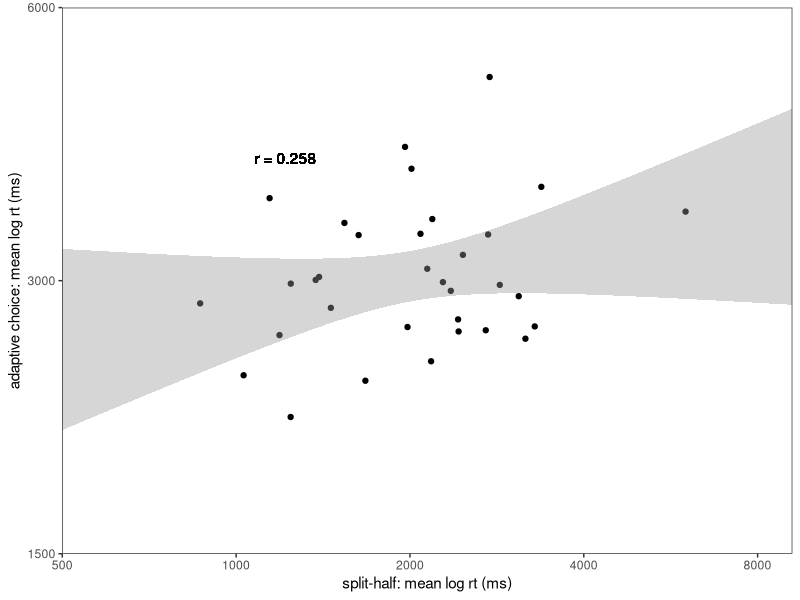
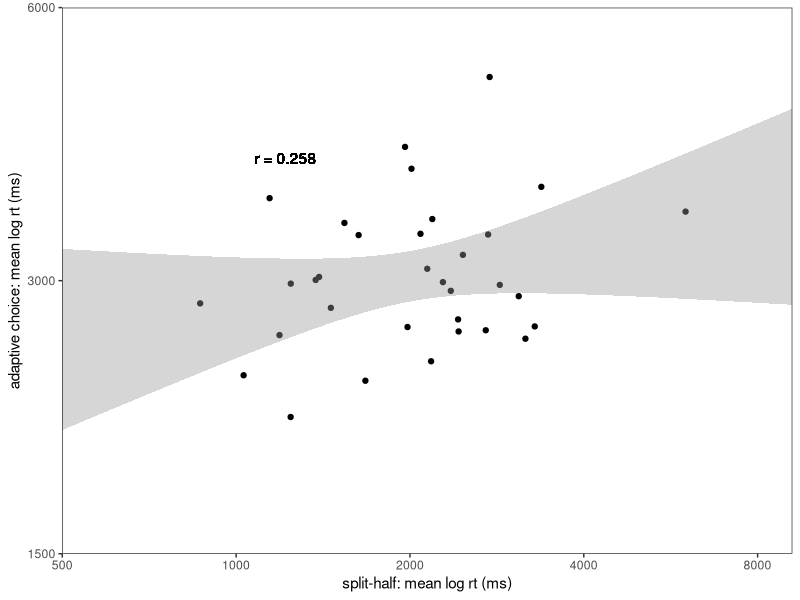
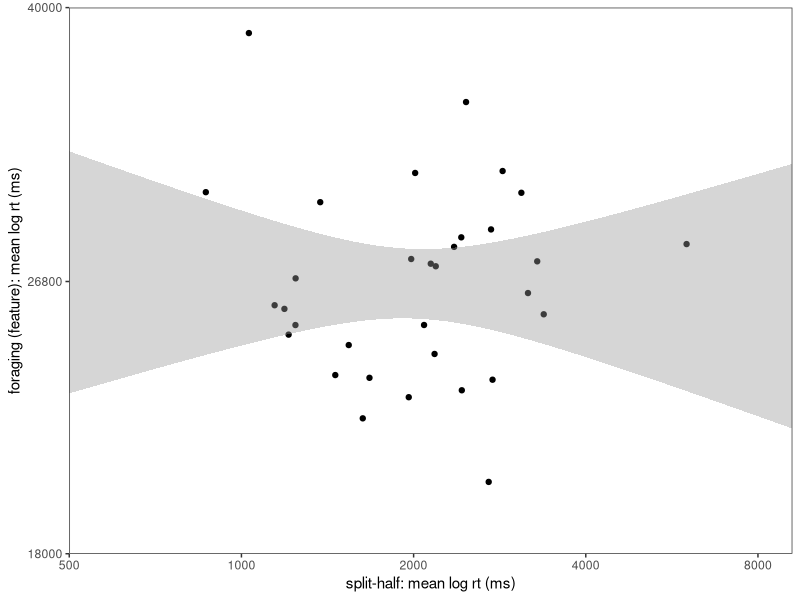
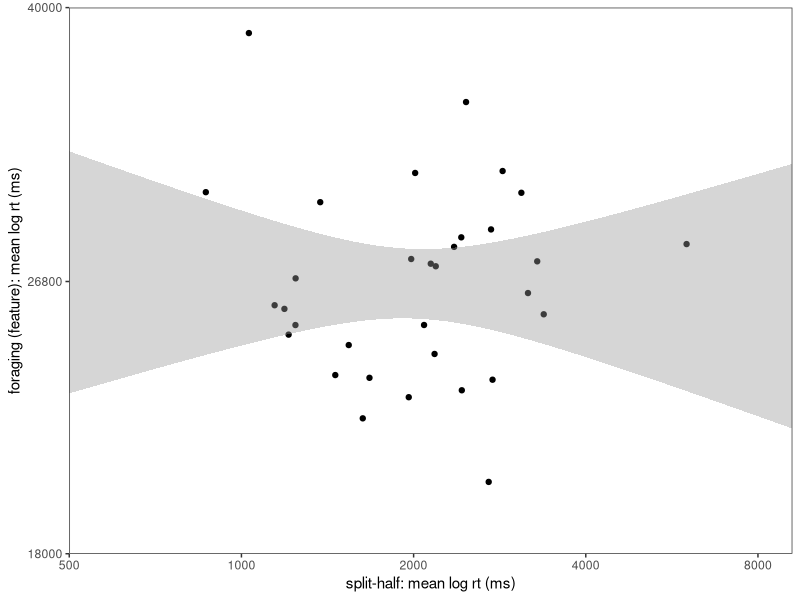
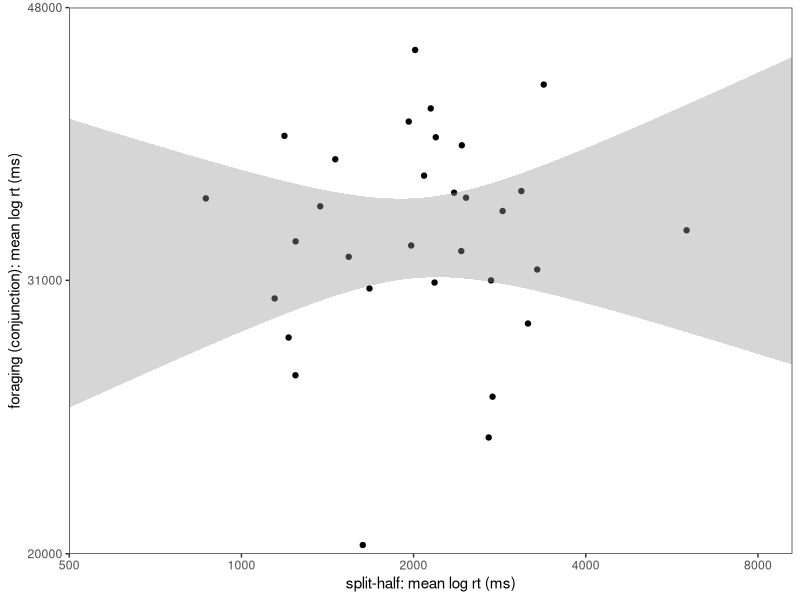
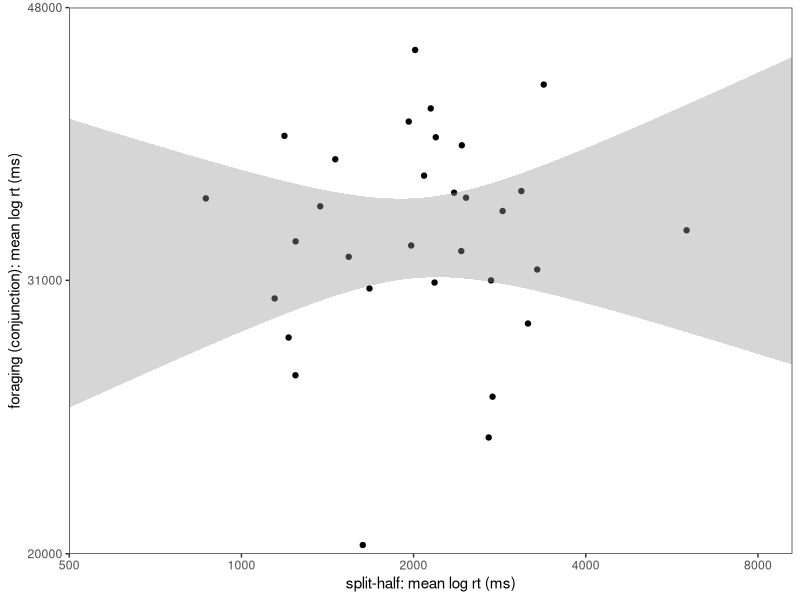
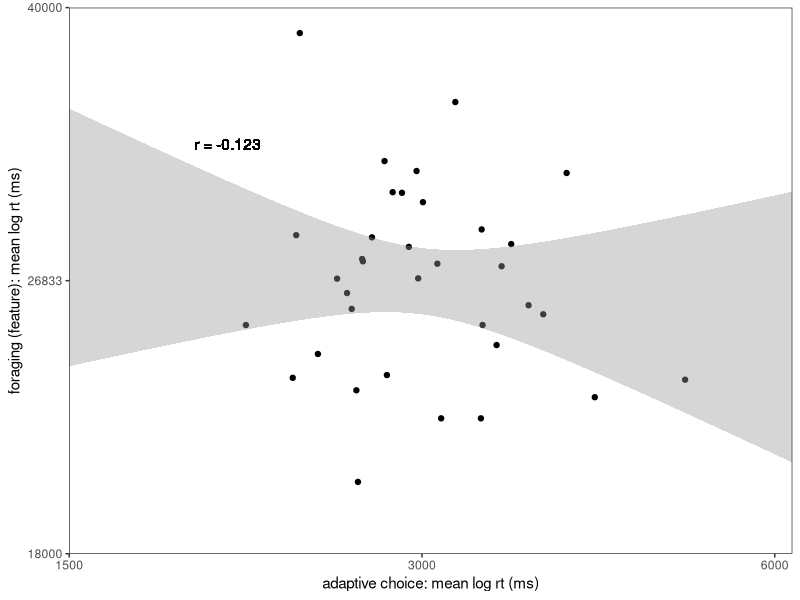
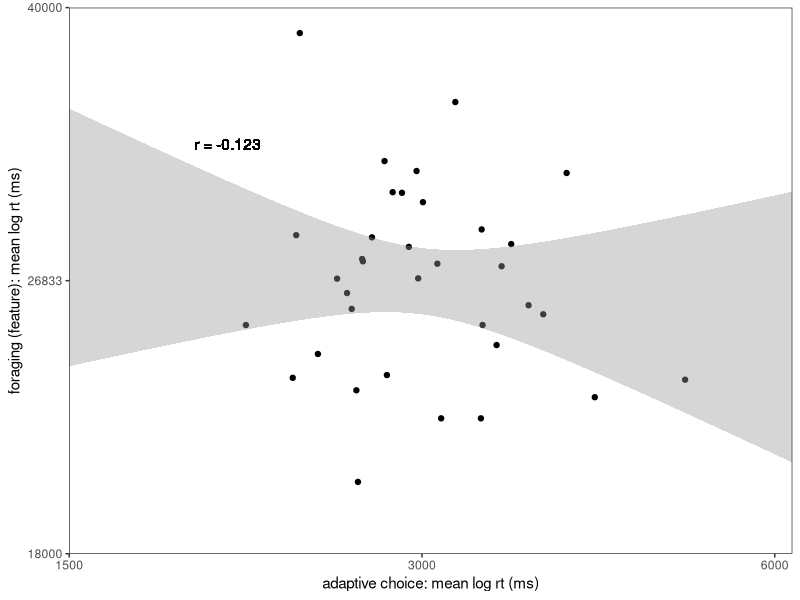

The R source for these figures, in order:
library(tidyverse)

figXn <- 6
figYn <- 4

dat <- read_csv("summaryData.csv")

############################################################
# first look at rt
############################################################

#  split-half v adaptive choice
r <- round(with(dat, cor.test(ls_mean_log_rt, ac_meanlog2rt)$estimate), 3)

x_labels = c(500, 1000, 2000, 4000, 8000)
x_breaks = log(x_labels, 2)

y_labels = c(1500, 3000, 6000)
y_breaks = log(y_labels, 2)

plt <- ggplot(dat, aes(x = ls_mean_log_rt, y = ac_meanlog2rt))
plt <- plt + geom_point() 
plt <- plt + geom_smooth(method = lm, colour = "black", fullrange = TRUE, linetype = 0)
plt <- plt + theme_bw()
plt <- plt + scale_x_continuous("split-half: mean log rt (ms)",
	  limits = c(8.9, 15), breaks = x_breaks, labels = x_labels, expand = c(0, 0))
plt <- plt + scale_y_continuous("adaptive choice: mean log rt (ms)",
	  limits = c(y_breaks[1], y_breaks[3] ), breaks = y_breaks, labels = y_labels, expand = c(0, 0))
plt <- plt + geom_text(label=paste("r =", r), x= 10.25, y=12)
plt <- plt + coord_cartesian(xlim=c(min(x_breaks),max(x_breaks)+0.2), ylim=c(y_breaks[1],max(y_breaks)))
plt <- plt + theme(
  panel.grid.major = element_blank(), 
  panel.grid.minor = element_blank())
# plt <- plt + ggtitle('Split-half and Attentional Control')
ggsave("scratch/ls_v_ac_mean_log2rt.pdf", width = figYn, height = figYn)
ggsave("scratch/ls_v_ac_mean_log2rt.png", width = figYn, height = figYn)

r_feat <- round(with(dat, cor.test(ls_mean_log_rt, fg_feat_log2)$estimate), 3)
r_cong <- round(with(dat, cor.test(ls_mean_log_rt, fg_conj_log2)$estimate), 3)

y_breaks = c(14.13571, 14.70995, 15.28771)
y_labels = round(2^y_breaks)

plt <- ggplot(dat, aes(x = ls_mean_log_rt, y = fg_feat_log2))
plt <- plt + geom_point() 
plt <- plt + geom_smooth(method = lm, colour = "black", fullrange = TRUE, linetype=0)
plt <- plt + theme_bw()
plt <- plt + scale_x_continuous("split-half: mean log rt (ms)",
    limits = c(8, 14.1), breaks = x_breaks, labels = x_labels, expand = c(0, 0))
plt <- plt + scale_y_continuous("foraging (feature): mean log rt (ms)",
    limits = c(y_breaks[1], y_breaks[3]), breaks = y_breaks, labels = y_labels,expand = c(0, 0))
plt <- plt + coord_cartesian(xlim=c(min(x_breaks),max(x_breaks)+0.2), ylim=c(y_breaks[1],max(y_breaks)))
# plt <- plt + geom_text(label=paste("italic(r) ==", r_feat), parse = TRUE, x= 4000, y=22500)
plt <- plt + theme(
  panel.grid.major = element_blank(), 
  panel.grid.minor = element_blank())
ggsave("scratch/ls_v_fg_feature_rt.pdf", width = figYn, height = figYn)
ggsave("scratch/ls_v_fg_feature_rt.png", width = figYn, height = figYn)

y_breaks = c(14.28771, 14.91998, 15.55075)
y_labels = round(2^y_breaks)

plt <- ggplot(dat, aes(x = ls_mean_log_rt, y = fg_conj_log2))
plt <- plt + geom_point() 
plt <- plt + geom_smooth(method = lm, colour = "black", fullrange = TRUE, linetype=0)
plt <- plt + theme_bw()
plt <- plt + scale_x_continuous("split-half: mean log rt (ms)",
   limits = c(8, 14.1), breaks = x_breaks, labels = x_labels, expand = c(0, 0))
plt <- plt + scale_y_continuous("foraging (conjunction): mean log rt (ms)",
    limits = c(y_breaks[1], y_breaks[3]), breaks = y_breaks, labels = y_labels,expand = c(0, 0))
# plt <- plt + geom_text(label=paste("italic(r) ==", r_cong), parse = TRUE, x= 4000, y=22500)
plt <- plt + coord_cartesian(xlim=c(min(x_breaks),max(x_breaks)+0.2), ylim=c(y_breaks[1],max(y_breaks)))
plt <- plt + theme(
  panel.grid.major = element_blank(), 
  panel.grid.minor = element_blank())
ggsave("scratch/ls_v_fg_conj_rt.pdf", width = figYn, height = figYn)
ggsave("scratch/ls_v_fg_conj_rt.png", width = figYn, height = figYn)

x_labels = c(1500, 3000, 6000)
x_breaks = log(x_labels, 2)


y_breaks = c(14.13571, 14.71171, 15.28771)
y_labels = round(2^y_breaks)


r_feat <- round(with(dat, cor.test(ac_meanlog2rt, fg_feat_log2)$estimate), 3)
r_cong <- round(with(dat, cor.test(ac_meanlog2rt, fg_conj_log2)$estimate), 3)

plt <- ggplot(dat, aes(x = ac_meanlog2rt, y = fg_feat_log2))
plt <- plt + geom_point() 
plt <- plt + geom_smooth(method = lm, colour = "black", fullrange = TRUE, linetype=0)
plt <- plt + theme_bw()
plt <- plt + scale_x_continuous("adaptive choice: mean log rt (ms)",
    limits = c(x_breaks[1], x_breaks[3]+0.05), breaks = x_breaks, labels = x_labels, expand = c(0, 0))
plt <- plt + scale_y_continuous("foraging (feature): mean log rt (ms)",
    limits = c(y_breaks[1], y_breaks[3]), breaks = y_breaks, labels = y_labels, expand = c(0, 0))
plt <- plt + geom_text(label=paste("r =", r_feat), x= 11, y= 15)
plt <- plt + theme(
  panel.grid.major = element_blank(), 
  panel.grid.minor = element_blank())
ggsave("scratch/ac_v_fg_feature_rt.pdf", width = figYn, height = figYn)
ggsave("scratch/ac_v_fg_feature_rt.png", width = figYn, height = figYn)


y_breaks = c(14.28771, 14.91998, 15.55075)
y_labels = round(2^y_breaks)
plt <- ggplot(dat, aes(x = ac_meanlog2rt, y = fg_conj_log2))
plt <- plt + geom_point() 
plt <- plt + geom_smooth(method = lm, colour = "black", fullrange = TRUE, linetype=0)
plt <- plt + theme_bw()
plt <- plt + scale_x_continuous("adaptive choice: mean log rt (ms)",
    limits = c(x_breaks[1], x_breaks[3]+0.05), breaks = x_breaks, labels = x_labels, expand = c(0, 0))
plt <- plt + scale_y_continuous("foraging (feature): mean log rt (ms)",
    limits = c(y_breaks[1], y_breaks[3]), breaks = y_breaks, labels = y_labels, expand = c(0, 0))
plt <- plt + geom_text(label=paste("r =", r_feat), x= 11, y= 15)
plt <- plt + theme(
  panel.grid.major = element_blank(), 
  panel.grid.minor = element_blank())
ggsave("scratch/ac_v_fg_conj_rt.pdf", width = figYn, height = figYn)
ggsave("scratch/ac_v_fg_conj_rt.png", width = figYn, height = figYn)


############################################################
# now look at strategy metrics
############################################################

#  split-half v adaptive choice
r <- round(with(dat, cor.test(ls_prop_hetero, ac_propOpt)$estimate), 3)

plt <- ggplot(dat, aes(x = ls_prop_hetero, y = ac_propOpt))
plt <- plt + geom_point() 
plt <- plt + geom_smooth(method = lm, colour = "black", fullrange = TRUE)
plt <- plt + theme_bw()
plt <- plt + scale_x_continuous("split-half: prop. hetero. fixations",
	  limits = c(0, 1), expand = c(0, 0))
plt <- plt + scale_y_continuous("adaptive choice: prop. optimal",
	  limits = c(0, 1), expand = c(0, 0))
plt <- plt + geom_text(label=paste("r =", r), x= 10.25, y=12)
plt <- plt + theme(
  panel.grid.major = element_blank(), 
  panel.grid.minor = element_blank())
# plt <- plt + ggtitle('Split-half and Attentional Control')
ggsave("scratch/ls_v_ac_opt.pdf", width = figYn, height = figYn)
ggsave("scratch/ls_v_ac_opt.png", width = figYn, height = figYn)

r <- round(with(dat, cor.test(ls_prop_hetero, ac_switchRate)$estimate), 3)

plt <- ggplot(dat, aes(x = ls_prop_hetero, y = ac_switchRate))
plt <- plt + geom_point() 
plt <- plt + geom_smooth(method = lm, colour = "black", fullrange = TRUE)
plt <- plt + theme_bw()
plt <- plt + scale_x_continuous("split-half: prop. hetero. fixations",
	  limits = c(0, 1), expand = c(0, 0))
plt <- plt + scale_y_continuous("adaptive choice: switch rate")
plt <- plt + geom_text(label=paste("r =", r), x= 10.25, y=12)
plt <- plt + theme(
  panel.grid.major = element_blank(), 
  panel.grid.minor = element_blank())
# plt <- plt + ggtitle('Split-half and Attentional Control')
ggsave("scratch/ls_v_ac_sr.pdf", width = figYn, height = figYn)
ggsave("scratch/ls_v_ac_sr.png", width = figYn, height = figYn)
